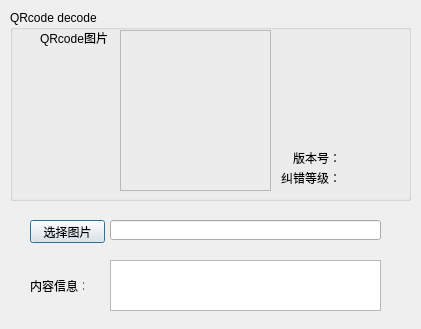
<?xml version="1.0" encoding="UTF-8"?>
<ui version="4.0">
 <class>Dialog</class>
 <widget class="QDialog" name="Dialog">
  <property name="geometry">
   <rect>
    <x>0</x>
    <y>0</y>
    <width>421</width>
    <height>329</height>
   </rect>
  </property>
  <property name="windowTitle">
   <string>Dialog</string>
  </property>
  <widget class="QGroupBox" name="groupBox">
   <property name="geometry">
    <rect>
     <x>10</x>
     <y>10</y>
     <width>401</width>
     <height>191</height>
    </rect>
   </property>
   <property name="title">
    <string>QRcode decode</string>
   </property>
   <widget class="QLabel" name="label">
    <property name="geometry">
     <rect>
      <x>30</x>
      <y>20</y>
      <width>71</width>
      <height>16</height>
     </rect>
    </property>
    <property name="text">
     <string>QRcode图片：</string>
    </property>
   </widget>
   <widget class="QLabel" name="image_label">
    <property name="geometry">
     <rect>
      <x>110</x>
      <y>20</y>
      <width>151</width>
      <height>161</height>
     </rect>
    </property>
    <property name="frameShape">
     <enum>QFrame::StyledPanel</enum>
    </property>
    <property name="text">
     <string/>
    </property>
   </widget>
   <widget class="QLabel" name="label_2">
    <property name="geometry">
     <rect>
      <x>270</x>
      <y>140</y>
      <width>61</width>
      <height>16</height>
     </rect>
    </property>
    <property name="layoutDirection">
     <enum>Qt::LeftToRight</enum>
    </property>
    <property name="text">
     <string>版本号：</string>
    </property>
    <property name="alignment">
     <set>Qt::AlignRight|Qt::AlignTrailing|Qt::AlignVCenter</set>
    </property>
   </widget>
   <widget class="QLabel" name="label_3">
    <property name="geometry">
     <rect>
      <x>270</x>
      <y>160</y>
      <width>61</width>
      <height>16</height>
     </rect>
    </property>
    <property name="layoutDirection">
     <enum>Qt::LeftToRight</enum>
    </property>
    <property name="text">
     <string>纠错等级：</string>
    </property>
    <property name="alignment">
     <set>Qt::AlignRight|Qt::AlignTrailing|Qt::AlignVCenter</set>
    </property>
   </widget>
   <widget class="QLabel" name="version_label">
    <property name="geometry">
     <rect>
      <x>330</x>
      <y>140</y>
      <width>41</width>
      <height>16</height>
     </rect>
    </property>
    <property name="layoutDirection">
     <enum>Qt::LeftToRight</enum>
    </property>
    <property name="text">
     <string/>
    </property>
    <property name="alignment">
     <set>Qt::AlignRight|Qt::AlignTrailing|Qt::AlignVCenter</set>
    </property>
   </widget>
   <widget class="QLabel" name="level_label">
    <property name="geometry">
     <rect>
      <x>330</x>
      <y>160</y>
      <width>41</width>
      <height>16</height>
     </rect>
    </property>
    <property name="layoutDirection">
     <enum>Qt::LeftToRight</enum>
    </property>
    <property name="text">
     <string/>
    </property>
    <property name="alignment">
     <set>Qt::AlignRight|Qt::AlignTrailing|Qt::AlignVCenter</set>
    </property>
   </widget>
  </widget>
  <widget class="QPushButton" name="pushButton">
   <property name="geometry">
    <rect>
     <x>30</x>
     <y>220</y>
     <width>75</width>
     <height>23</height>
    </rect>
   </property>
   <property name="text">
    <string>选择图片</string>
   </property>
  </widget>
  <widget class="QLineEdit" name="path_edit">
   <property name="geometry">
    <rect>
     <x>110</x>
     <y>220</y>
     <width>271</width>
     <height>20</height>
    </rect>
   </property>
  </widget>
  <widget class="QLabel" name="label_4">
   <property name="geometry">
    <rect>
     <x>30</x>
     <y>280</y>
     <width>54</width>
     <height>12</height>
    </rect>
   </property>
   <property name="text">
    <string>内容信息：</string>
   </property>
  </widget>
  <widget class="QTextEdit" name="decode_info_edit">
   <property name="geometry">
    <rect>
     <x>110</x>
     <y>260</y>
     <width>271</width>
     <height>51</height>
    </rect>
   </property>
  </widget>
 </widget>
 <layoutdefault spacing="6" margin="11"/>
 <resources/>
 <connections/>
</ui>
